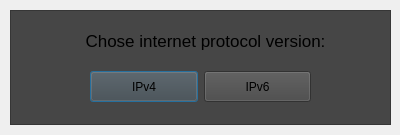
<?xml version="1.0" encoding="UTF-8"?>
<ui version="4.0">
 <class>ReadDialog</class>
 <widget class="QDialog" name="ReadDialog">
  <property name="geometry">
   <rect>
    <x>0</x>
    <y>0</y>
    <width>400</width>
    <height>135</height>
   </rect>
  </property>
  <property name="windowTitle">
   <string>Dialog</string>
  </property>
  <widget class="QFrame" name="frame">
   <property name="geometry">
    <rect>
     <x>10</x>
     <y>10</y>
     <width>381</width>
     <height>115</height>
    </rect>
   </property>
   <property name="styleSheet">
    <string notr="true">background-color: rgb(70, 70, 70)</string>
   </property>
   <property name="frameShape">
    <enum>QFrame::StyledPanel</enum>
   </property>
   <property name="frameShadow">
    <enum>QFrame::Raised</enum>
   </property>
   <widget class="QLabel" name="label">
    <property name="geometry">
     <rect>
      <x>70</x>
      <y>20</y>
      <width>251</width>
      <height>21</height>
     </rect>
    </property>
    <property name="font">
     <font>
      <pointsize>13</pointsize>
      <weight>50</weight>
      <bold>false</bold>
     </font>
    </property>
    <property name="text">
     <string>Chose internet protocol version:</string>
    </property>
    <property name="alignment">
     <set>Qt::AlignCenter</set>
    </property>
   </widget>
   <widget class="QWidget" name="">
    <property name="geometry">
     <rect>
      <x>80</x>
      <y>60</y>
      <width>221</width>
      <height>33</height>
     </rect>
    </property>
    <layout class="QHBoxLayout" name="horizontalLayout">
     <item>
      <widget class="QPushButton" name="v4Button">
       <property name="minimumSize">
        <size>
         <width>0</width>
         <height>31</height>
        </size>
       </property>
       <property name="text">
        <string>IPv4</string>
       </property>
      </widget>
     </item>
     <item>
      <widget class="QPushButton" name="v6Button">
       <property name="minimumSize">
        <size>
         <width>0</width>
         <height>31</height>
        </size>
       </property>
       <property name="text">
        <string>IPv6</string>
       </property>
      </widget>
     </item>
    </layout>
   </widget>
  </widget>
 </widget>
 <resources/>
 <connections/>
</ui>
